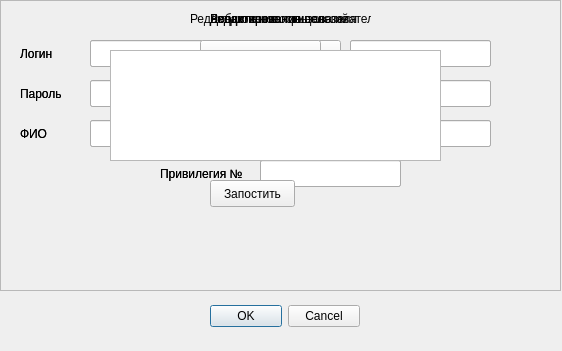
<?xml version="1.0" encoding="UTF-8"?>
<ui version="4.0">
 <class>AdmChange</class>
 <widget class="QDialog" name="AdmChange">
  <property name="geometry">
   <rect>
    <x>0</x>
    <y>0</y>
    <width>562</width>
    <height>351</height>
   </rect>
  </property>
  <property name="sizePolicy">
   <sizepolicy hsizetype="Fixed" vsizetype="Fixed">
    <horstretch>0</horstretch>
    <verstretch>0</verstretch>
   </sizepolicy>
  </property>
  <property name="windowTitle">
   <string>Dialog</string>
  </property>
  <widget class="QDialogButtonBox" name="buttonBox">
   <property name="geometry">
    <rect>
     <x>210</x>
     <y>300</y>
     <width>150</width>
     <height>32</height>
    </rect>
   </property>
   <property name="orientation">
    <enum>Qt::Horizontal</enum>
   </property>
   <property name="standardButtons">
    <set>QDialogButtonBox::Cancel|QDialogButtonBox::Ok</set>
   </property>
  </widget>
  <widget class="QFrame" name="frameAddUser">
   <property name="enabled">
    <bool>true</bool>
   </property>
   <property name="geometry">
    <rect>
     <x>0</x>
     <y>0</y>
     <width>561</width>
     <height>291</height>
    </rect>
   </property>
   <property name="styleSheet">
    <string notr="true">visible:false
</string>
   </property>
   <property name="frameShape">
    <enum>QFrame::StyledPanel</enum>
   </property>
   <property name="frameShadow">
    <enum>QFrame::Raised</enum>
   </property>
   <widget class="QLabel" name="lframeUSName">
    <property name="enabled">
     <bool>true</bool>
    </property>
    <property name="geometry">
     <rect>
      <x>210</x>
      <y>10</y>
      <width>161</width>
      <height>17</height>
     </rect>
    </property>
    <property name="autoFillBackground">
     <bool>false</bool>
    </property>
    <property name="text">
     <string>Добавление пользователя</string>
    </property>
   </widget>
   <widget class="QLineEdit" name="lineLogin">
    <property name="geometry">
     <rect>
      <x>90</x>
      <y>40</y>
      <width>141</width>
      <height>27</height>
     </rect>
    </property>
   </widget>
   <widget class="QLineEdit" name="linePass">
    <property name="geometry">
     <rect>
      <x>90</x>
      <y>80</y>
      <width>141</width>
      <height>27</height>
     </rect>
    </property>
   </widget>
   <widget class="QLabel" name="label_Login">
    <property name="geometry">
     <rect>
      <x>20</x>
      <y>40</y>
      <width>54</width>
      <height>27</height>
     </rect>
    </property>
    <property name="text">
     <string>Логин</string>
    </property>
   </widget>
   <widget class="QLabel" name="label_Pass">
    <property name="geometry">
     <rect>
      <x>20</x>
      <y>80</y>
      <width>54</width>
      <height>27</height>
     </rect>
    </property>
    <property name="text">
     <string>Пароль</string>
    </property>
   </widget>
   <widget class="QLabel" name="label_FIO">
    <property name="geometry">
     <rect>
      <x>20</x>
      <y>120</y>
      <width>54</width>
      <height>27</height>
     </rect>
    </property>
    <property name="text">
     <string>ФИО</string>
    </property>
   </widget>
   <widget class="QLineEdit" name="lineFIO">
    <property name="geometry">
     <rect>
      <x>90</x>
      <y>120</y>
      <width>141</width>
      <height>27</height>
     </rect>
    </property>
   </widget>
   <widget class="QLabel" name="label_Dom">
    <property name="geometry">
     <rect>
      <x>280</x>
      <y>40</y>
      <width>54</width>
      <height>27</height>
     </rect>
    </property>
    <property name="text">
     <string>Дом</string>
    </property>
   </widget>
   <widget class="QLineEdit" name="lineDom">
    <property name="geometry">
     <rect>
      <x>350</x>
      <y>40</y>
      <width>141</width>
      <height>27</height>
     </rect>
    </property>
   </widget>
   <widget class="QLabel" name="label_Kvartira">
    <property name="geometry">
     <rect>
      <x>280</x>
      <y>80</y>
      <width>61</width>
      <height>27</height>
     </rect>
    </property>
    <property name="text">
     <string>Квартира</string>
    </property>
   </widget>
   <widget class="QLineEdit" name="lineRoom">
    <property name="geometry">
     <rect>
      <x>350</x>
      <y>80</y>
      <width>141</width>
      <height>27</height>
     </rect>
    </property>
   </widget>
   <widget class="QLabel" name="label_Chel">
    <property name="geometry">
     <rect>
      <x>280</x>
      <y>120</y>
      <width>71</width>
      <height>27</height>
     </rect>
    </property>
    <property name="text">
     <string>Кол-во чел</string>
    </property>
   </widget>
   <widget class="QLineEdit" name="lineChel">
    <property name="geometry">
     <rect>
      <x>350</x>
      <y>120</y>
      <width>141</width>
      <height>27</height>
     </rect>
    </property>
   </widget>
   <widget class="QLabel" name="label_Priv">
    <property name="geometry">
     <rect>
      <x>160</x>
      <y>160</y>
      <width>91</width>
      <height>27</height>
     </rect>
    </property>
    <property name="text">
     <string>Привилегия №</string>
    </property>
   </widget>
   <widget class="QLineEdit" name="linePriv">
    <property name="geometry">
     <rect>
      <x>260</x>
      <y>160</y>
      <width>141</width>
      <height>27</height>
     </rect>
    </property>
   </widget>
  </widget>
  <widget class="QFrame" name="frameChangeUser">
   <property name="geometry">
    <rect>
     <x>0</x>
     <y>0</y>
     <width>561</width>
     <height>291</height>
    </rect>
   </property>
   <property name="frameShape">
    <enum>QFrame::StyledPanel</enum>
   </property>
   <property name="frameShadow">
    <enum>QFrame::Raised</enum>
   </property>
   <widget class="QLabel" name="frameChUsName">
    <property name="enabled">
     <bool>true</bool>
    </property>
    <property name="geometry">
     <rect>
      <x>210</x>
      <y>10</y>
      <width>161</width>
      <height>17</height>
     </rect>
    </property>
    <property name="autoFillBackground">
     <bool>false</bool>
    </property>
    <property name="text">
     <string>Редактирование пользователя</string>
    </property>
   </widget>
   <widget class="QLineEdit" name="lineLogin_2">
    <property name="geometry">
     <rect>
      <x>90</x>
      <y>40</y>
      <width>141</width>
      <height>27</height>
     </rect>
    </property>
   </widget>
   <widget class="QLineEdit" name="linePass_2">
    <property name="geometry">
     <rect>
      <x>90</x>
      <y>80</y>
      <width>141</width>
      <height>27</height>
     </rect>
    </property>
   </widget>
   <widget class="QLabel" name="label_Login_2">
    <property name="geometry">
     <rect>
      <x>20</x>
      <y>40</y>
      <width>54</width>
      <height>27</height>
     </rect>
    </property>
    <property name="text">
     <string>Логин</string>
    </property>
   </widget>
   <widget class="QLabel" name="label_Pass_2">
    <property name="geometry">
     <rect>
      <x>20</x>
      <y>80</y>
      <width>54</width>
      <height>27</height>
     </rect>
    </property>
    <property name="text">
     <string>Пароль</string>
    </property>
   </widget>
   <widget class="QLabel" name="label_FIO_2">
    <property name="geometry">
     <rect>
      <x>20</x>
      <y>120</y>
      <width>54</width>
      <height>27</height>
     </rect>
    </property>
    <property name="text">
     <string>ФИО</string>
    </property>
   </widget>
   <widget class="QLineEdit" name="lineFIO_2">
    <property name="geometry">
     <rect>
      <x>90</x>
      <y>120</y>
      <width>141</width>
      <height>27</height>
     </rect>
    </property>
   </widget>
   <widget class="QLabel" name="label_Dom_2">
    <property name="geometry">
     <rect>
      <x>280</x>
      <y>40</y>
      <width>54</width>
      <height>27</height>
     </rect>
    </property>
    <property name="text">
     <string>Дом</string>
    </property>
   </widget>
   <widget class="QLineEdit" name="lineDom_2">
    <property name="geometry">
     <rect>
      <x>350</x>
      <y>40</y>
      <width>141</width>
      <height>27</height>
     </rect>
    </property>
   </widget>
   <widget class="QLabel" name="label_Kvartira_2">
    <property name="geometry">
     <rect>
      <x>280</x>
      <y>80</y>
      <width>61</width>
      <height>27</height>
     </rect>
    </property>
    <property name="text">
     <string>Квартира</string>
    </property>
   </widget>
   <widget class="QLineEdit" name="lineRoom_2">
    <property name="geometry">
     <rect>
      <x>350</x>
      <y>80</y>
      <width>141</width>
      <height>27</height>
     </rect>
    </property>
   </widget>
   <widget class="QLabel" name="label_Chel_2">
    <property name="geometry">
     <rect>
      <x>280</x>
      <y>120</y>
      <width>71</width>
      <height>27</height>
     </rect>
    </property>
    <property name="text">
     <string>Кол-во чел</string>
    </property>
   </widget>
   <widget class="QLineEdit" name="lineChel_2">
    <property name="geometry">
     <rect>
      <x>350</x>
      <y>120</y>
      <width>141</width>
      <height>27</height>
     </rect>
    </property>
   </widget>
   <widget class="QLabel" name="label_Priv_2">
    <property name="geometry">
     <rect>
      <x>160</x>
      <y>160</y>
      <width>91</width>
      <height>27</height>
     </rect>
    </property>
    <property name="text">
     <string>Привилегия №</string>
    </property>
   </widget>
   <widget class="QLineEdit" name="linePriv_2">
    <property name="geometry">
     <rect>
      <x>260</x>
      <y>160</y>
      <width>141</width>
      <height>27</height>
     </rect>
    </property>
   </widget>
  </widget>
  <widget class="QFrame" name="frameChangePriv">
   <property name="geometry">
    <rect>
     <x>0</x>
     <y>0</y>
     <width>561</width>
     <height>291</height>
    </rect>
   </property>
   <property name="frameShape">
    <enum>QFrame::StyledPanel</enum>
   </property>
   <property name="frameShadow">
    <enum>QFrame::Raised</enum>
   </property>
   <widget class="QLabel" name="framePrivName">
    <property name="enabled">
     <bool>true</bool>
    </property>
    <property name="geometry">
     <rect>
      <x>190</x>
      <y>10</y>
      <width>181</width>
      <height>17</height>
     </rect>
    </property>
    <property name="autoFillBackground">
     <bool>false</bool>
    </property>
    <property name="text">
     <string>Редактирование привелегий</string>
    </property>
   </widget>
   <widget class="QLineEdit" name="lineDecrease">
    <property name="geometry">
     <rect>
      <x>260</x>
      <y>80</y>
      <width>141</width>
      <height>27</height>
     </rect>
    </property>
   </widget>
   <widget class="QLabel" name="label_decrease">
    <property name="geometry">
     <rect>
      <x>110</x>
      <y>80</y>
      <width>131</width>
      <height>27</height>
     </rect>
    </property>
    <property name="text">
     <string>Уменьшение оплаты</string>
    </property>
   </widget>
   <widget class="QComboBox" name="comboBox">
    <property name="geometry">
     <rect>
      <x>200</x>
      <y>40</y>
      <width>121</width>
      <height>27</height>
     </rect>
    </property>
   </widget>
  </widget>
  <widget class="QFrame" name="frameChangePrice">
   <property name="geometry">
    <rect>
     <x>0</x>
     <y>0</y>
     <width>561</width>
     <height>291</height>
    </rect>
   </property>
   <property name="styleSheet">
    <string notr="true">visible:false
</string>
   </property>
   <property name="frameShape">
    <enum>QFrame::StyledPanel</enum>
   </property>
   <property name="frameShadow">
    <enum>QFrame::Raised</enum>
   </property>
   <widget class="QLabel" name="framePriceName">
    <property name="enabled">
     <bool>true</bool>
    </property>
    <property name="geometry">
     <rect>
      <x>210</x>
      <y>10</y>
      <width>181</width>
      <height>17</height>
     </rect>
    </property>
    <property name="autoFillBackground">
     <bool>false</bool>
    </property>
    <property name="text">
     <string>Редактирование цен</string>
    </property>
   </widget>
   <widget class="QLineEdit" name="linePrice">
    <property name="geometry">
     <rect>
      <x>260</x>
      <y>80</y>
      <width>141</width>
      <height>27</height>
     </rect>
    </property>
   </widget>
   <widget class="QLabel" name="label_Price">
    <property name="geometry">
     <rect>
      <x>110</x>
      <y>80</y>
      <width>131</width>
      <height>27</height>
     </rect>
    </property>
    <property name="text">
     <string>Цена</string>
    </property>
   </widget>
   <widget class="QLineEdit" name="lineUnits">
    <property name="geometry">
     <rect>
      <x>260</x>
      <y>120</y>
      <width>141</width>
      <height>27</height>
     </rect>
    </property>
   </widget>
   <widget class="QLabel" name="label_Units">
    <property name="geometry">
     <rect>
      <x>110</x>
      <y>120</y>
      <width>131</width>
      <height>27</height>
     </rect>
    </property>
    <property name="text">
     <string>Единицы измерения</string>
    </property>
   </widget>
   <widget class="QComboBox" name="comboBoxPrice">
    <property name="geometry">
     <rect>
      <x>230</x>
      <y>40</y>
      <width>111</width>
      <height>27</height>
     </rect>
    </property>
   </widget>
  </widget>
  <widget class="QFrame" name="frameChangeNews">
   <property name="geometry">
    <rect>
     <x>0</x>
     <y>0</y>
     <width>561</width>
     <height>291</height>
    </rect>
   </property>
   <property name="frameShape">
    <enum>QFrame::StyledPanel</enum>
   </property>
   <property name="frameShadow">
    <enum>QFrame::Raised</enum>
   </property>
   <widget class="QLabel" name="labelNews">
    <property name="geometry">
     <rect>
      <x>210</x>
      <y>10</y>
      <width>131</width>
      <height>17</height>
     </rect>
    </property>
    <property name="text">
     <string>Введите новость</string>
    </property>
   </widget>
   <widget class="QTextEdit" name="textNews">
    <property name="geometry">
     <rect>
      <x>110</x>
      <y>50</y>
      <width>331</width>
      <height>111</height>
     </rect>
    </property>
   </widget>
   <widget class="QPushButton" name="ButtonPost">
    <property name="geometry">
     <rect>
      <x>210</x>
      <y>180</y>
      <width>85</width>
      <height>27</height>
     </rect>
    </property>
    <property name="text">
     <string>Запостить</string>
    </property>
   </widget>
  </widget>
  <zorder>frameChangeUser</zorder>
  <zorder>buttonBox</zorder>
  <zorder>frameAddUser</zorder>
  <zorder>frameChangePrice</zorder>
  <zorder>frameChangePriv</zorder>
  <zorder>frameChangeNews</zorder>
 </widget>
 <resources/>
 <connections>
  <connection>
   <sender>buttonBox</sender>
   <signal>accepted()</signal>
   <receiver>AdmChange</receiver>
   <slot>accept()</slot>
   <hints>
    <hint type="sourcelabel">
     <x>248</x>
     <y>254</y>
    </hint>
    <hint type="destinationlabel">
     <x>157</x>
     <y>274</y>
    </hint>
   </hints>
  </connection>
  <connection>
   <sender>buttonBox</sender>
   <signal>rejected()</signal>
   <receiver>AdmChange</receiver>
   <slot>reject()</slot>
   <hints>
    <hint type="sourcelabel">
     <x>316</x>
     <y>260</y>
    </hint>
    <hint type="destinationlabel">
     <x>286</x>
     <y>274</y>
    </hint>
   </hints>
  </connection>
 </connections>
</ui>
